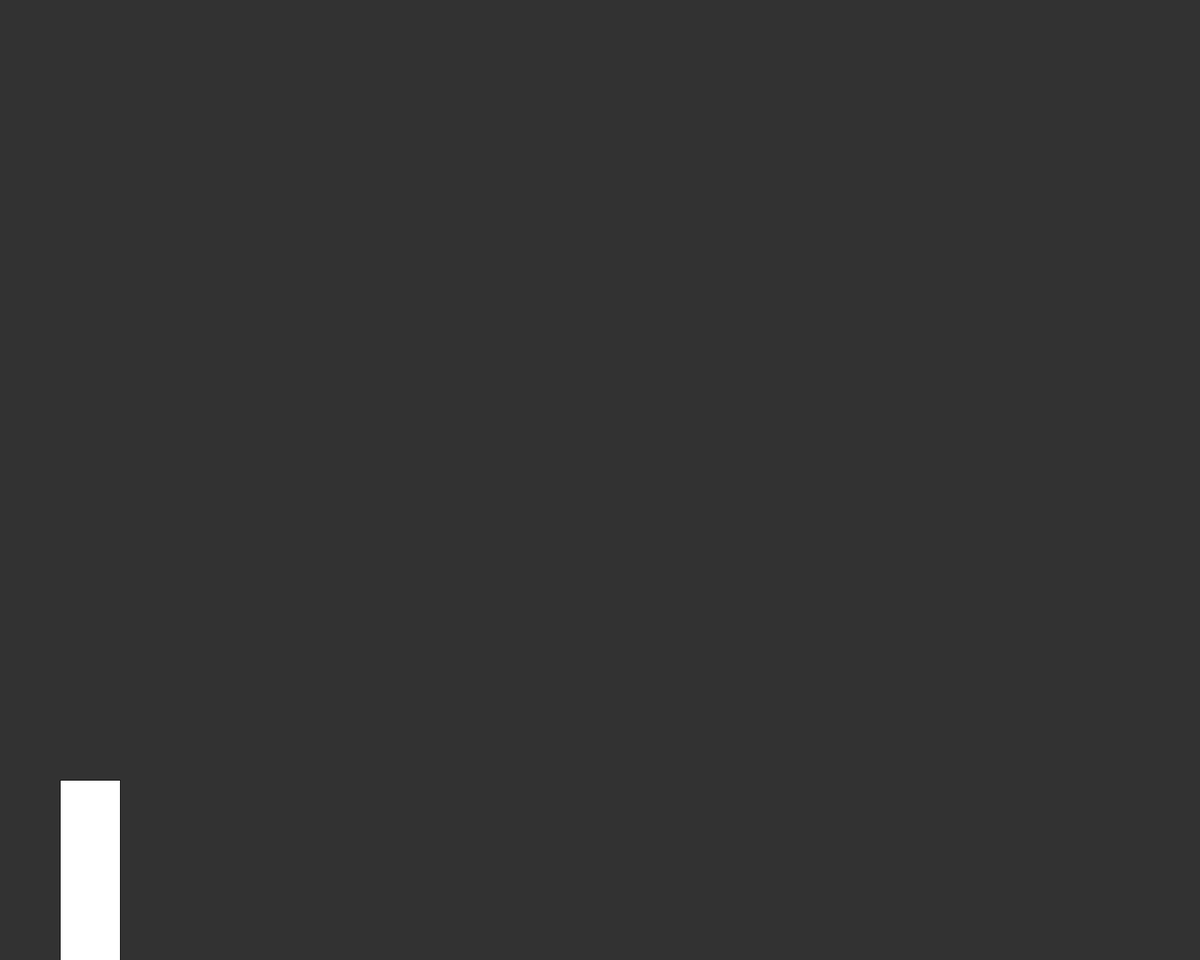
Frame 1 (no input)
Frame 60 (the mouse pressed at the canvas centre just before this capture): identical to frame 1, image omitted
Frame 120 (the mouse held since frame 60 and released just before this capture): identical to frame 1, image omitted

The Processing sketch that drew this single still picture (run headless with seeded random() and noise(); from frame 60 on, the mouse is pressed at the canvas centre):

// Processing sketch: jumping-example
// ── jumping-example.pde
Player p;
void setup() {
  size(2000, 1600);
  p = new Player();
}

void draw() {
  background(50);
  p.move();
  p.display();
}

class Player {
  PVector loc, vel, acc;
  int w, h;
  Boolean jumping;

  Player() {
    w = 100;
    h = 300;
    loc = new PVector(w, height - h);
    vel = new PVector(0, 0);
    acc = new PVector(0, 0);
    jumping = false;
  }
  void display() {
    rect(loc.x, loc.y, w, h);
  }

  void move() {
    vel.add(acc);
    loc.add(vel);
    if (jumping && loc.y > height - h) {
      endJump();
    }
    if (keyPressed && keyCode == RIGHT) {
      loc.x++;
    } else if (keyPressed && keyCode == LEFT) {
      loc.x--;
    } else if (keyPressed && keyCode == UP) {
      startJump();
    }
  }

  void startJump() {
    jumping = true;
    vel.y = -10;
    acc.y = .1;
  }

  void endJump() {
    loc.y = height -h;
    vel.y = 0;
    acc.y = 0;
    jumping = false;
  }
}
